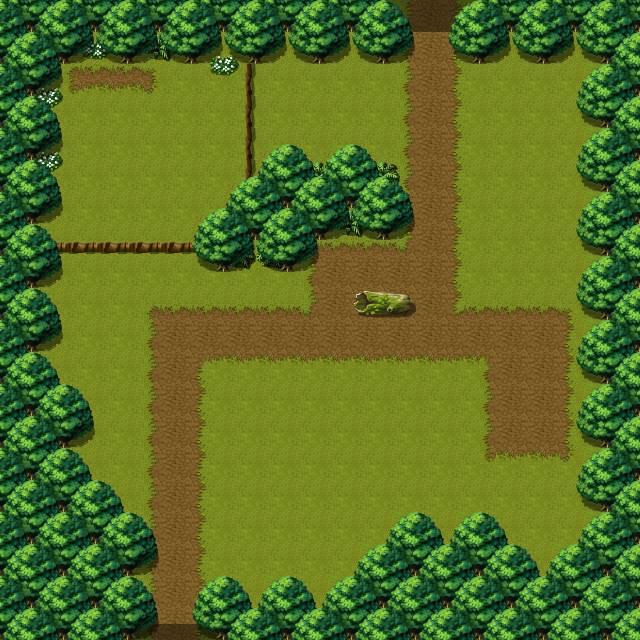

This game map was drawn from its Tiled (.tmx) file and the tilesets committed beside it. A one-line description and the trimmed map source follow:
An orthogonal 40x40 tile map with 16x16 px tiles, 6 tile layers (Ground, Paths, Features_-1, Shadow_0, ...) and 45 objects (saker_forest_berries_0, saker_forest_berries_1, spawn_exit_world, exit_saker_forest_world, spawn_dc_0, ...).

<map version="1.0" orientation="orthogonal" width="40" height="40" tilewidth="16" tileheight="16">
 <tileset firstgid="1" name="Master" tilewidth="16" tileheight="16">
  <image source="master.png" width="2000" height="1500" />
 </tileset>
 <layer name="Ground" width="40" height="40">
  <data>[1600 cells, 1600 non-empty, 24 distinct tile ids]</data>
 </layer>
 <layer name="Paths" width="40" height="40">
  <data>[1600 cells, 353 non-empty, 28 distinct tile ids]</data>
 </layer>
 <layer name="Features_-1" width="40" height="40">
  <data>[1600 cells, 50 non-empty, 18 distinct tile ids]</data>
 </layer>
 <layer name="Shadow_0" width="40" height="40">
  <data>[1600 cells, 17 non-empty, 1 distinct tile ids]</data>
 </layer>
 <layer name="Trees" width="40" height="40">
  <data>[1600 cells, 747 non-empty, 34 distinct tile ids]</data>
 </layer>
 <layer name="RenderOnTop" width="40" height="40">
  <data>[1600 cells, 144 non-empty, 8 distinct tile ids]</data>
 </layer>
 <objectgroup name="entities" width="40" height="40">
  <object name="saker_forest_berries_0" x="80" y="48" width="32" height="32">
   <properties>
    <property name="berry" value="berry_bittersweet_0" />
    <property name="script" value="script/entity/berry.js" />
   </properties>
  </object>
  <object name="saker_forest_berries_1" x="112" y="48" width="32" height="32">
   <properties>
    <property name="berry" value="berry_bittersweet_0" />
    <property name="script" value="script/entity/berry.js" />
   </properties>
  </object>
  <object name="spawn_exit_world" x="160" y="576" width="16" height="16">
   <properties>
    <property name="condition" value="door_enter_saker_forest_world" />
    <property name="noclip" value="true" />
    <property name="script" value="script/entity/spawn_conditional.js" />
    <property name="type" value="0" />
   </properties>
  </object>
  <object name="exit_saker_forest_world" x="160" y="624" width="32" height="16">
   <properties>
    <property name="map" value="map/world.tmx" />
    <property name="script" value="script/entity/generic_door.js" />
   </properties>
  </object>
  <object name="spawn_dc_0" x="64" y="240" width="128" height="16">
   <properties>
    <property name="config" value="config/entity/directional_collision.xml" />
    <property name="direction" value="down" />
    <property name="script" value="script/entity/entity_spawn.js" />
    <property name="set_size" value="true" />
   </properties>
  </object>
  <object name="spawn_dc_1" x="240" y="64" width="16" height="112">
   <properties>
    <property name="config" value="config/entity/directional_collision.xml" />
    <property name="direction" value="right" />
    <property name="script" value="script/entity/entity_spawn.js" />
    <property name="set_size" value="true" />
   </properties>
  </object>
  <object name="spawn_exit_lake" x="416" y="48" width="16" height="16">
   <properties>
    <property name="condition" value="door_exit_saker_lake_forest" />
    <property name="noclip" value="true" />
    <property name="script" value="script/entity/spawn_conditional.js" />
    <property name="type" value="0" />
   </properties>
  </object>
  <object name="exit_saker_forest_lake" x="416" y="0" width="32" height="32">
   <properties>
    <property name="map" value="map/saker_lake.tmx" />
    <property name="script" value="script/entity/generic_door.js" />
   </properties>
  </object>
 </objectgroup>
 <objectgroup name="collisions" width="40" height="40">
  <object x="192" y="608" width="448" height="32" />
  <object x="352" y="576" width="288" height="32" />
  <object x="384" y="544" width="128" height="32" />
  <object x="400" y="528" width="32" height="16" />
  <object x="208" y="592" width="32" height="16" />
  <object x="272" y="592" width="32" height="16" />
  <object x="464" y="528" width="32" height="16" />
  <object x="608" y="16" width="32" height="528" />
  <object x="576" y="544" width="64" height="32" />
  <object x="576" y="480" width="32" height="32" />
  <object x="576" y="416" width="32" height="32" />
  <object x="576" y="352" width="32" height="32" />
  <object x="576" y="288" width="32" height="32" />
  <object x="576" y="224" width="32" height="32" />
  <object x="576" y="160" width="32" height="32" />
  <object x="576" y="96" width="32" height="32" />
  <object x="448" y="0" width="160" height="64" />
  <object x="0" y="0" width="416" height="64" />
  <object x="0" y="64" width="32" height="576" />
  <object x="32" y="608" width="128" height="32" />
  <object x="32" y="512" width="96" height="96" />
  <object x="32" y="480" width="64" height="32" />
  <object x="32" y="384" width="32" height="96" />
  <object x="32" y="128" width="32" height="32" />
  <object x="32" y="64" width="32" height="32" />
  <object x="32" y="192" width="32" height="32" />
  <object x="32" y="256" width="32" height="32" />
  <object x="32" y="320" width="32" height="32" />
  <object x="192" y="240" width="128" height="32" />
  <object x="224" y="208" width="96" height="32" />
  <object x="256" y="176" width="128" height="32" />
  <object x="320" y="208" width="96" height="32" />
  <object x="272" y="160" width="32" height="16" />
  <object x="336" y="160" width="32" height="16" />
  <object x="352" y="288" width="64" height="32" />
  <object x="64" y="416" width="32" height="32" />
  <object x="128" y="544" width="32" height="32" />
 </objectgroup>
</map>
